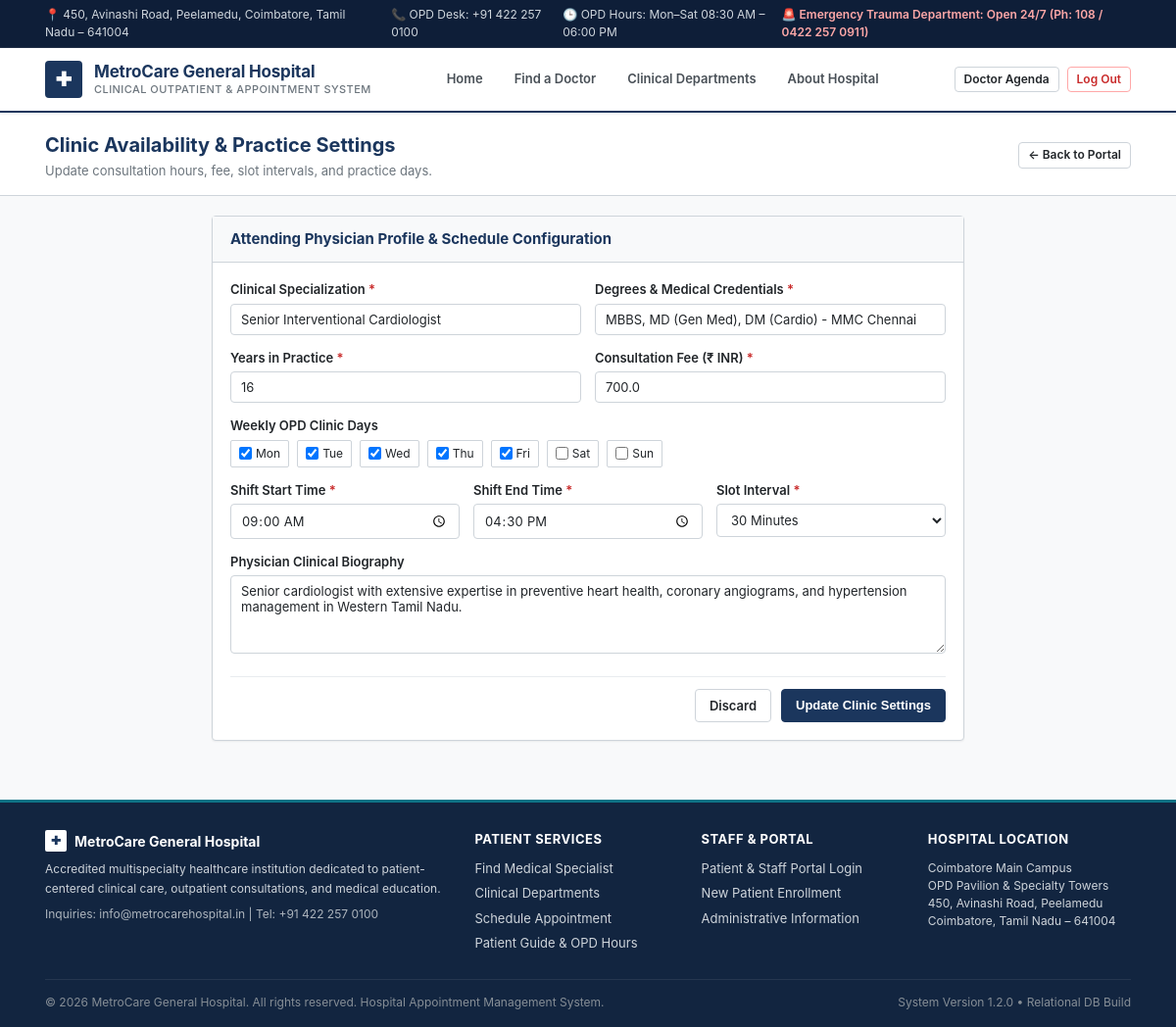
/doctor/schedule (signed in), run on the app's committed database.
### tables this page shows
CREATE TABLE doctors (
        id INTEGER PRIMARY KEY AUTOINCREMENT,
        user_id INTEGER UNIQUE NOT NULL,
        department_id INTEGER NOT NULL,
        specialization TEXT NOT NULL,
        qualification TEXT NOT NULL,
        experience_years INTEGER NOT NULL DEFAULT 1,
        consultation_fee REAL NOT NULL DEFAULT 500.0,
        available_days TEXT NOT NULL, -- e.g. "Monday, Tuesday, Wednesday, Thursday, Friday"
        slot_start_time TEXT NOT NULL DEFAULT '09:00',
        slot_end_time TEXT NOT NULL DEFAULT '17:00',
        slot_duration_mins INTEGER NOT NULL DEFAULT 30,
        bio TEXT,
        FOREIGN KEY (user_id) REFERENCES users(id) ON DELETE CASCADE,
        FOREIGN KEY (department_id) REFERENCES departments(id) ON DELETE RESTRICT
    );

### app/doctor.py (the view, shortened to what this page needs)
@doctor_bp.route('/schedule', methods=['GET', 'POST'])
@login_required(role='doctor')
def schedule():
    conn = get_db_connection()
    user_id = session['user_id']
    doctor = conn.execute("""
        SELECT d.*, dept.name as department_name, u.full_name, u.email, u.phone
        FROM doctors d
        JOIN users u ON d.user_id = u.id
        JOIN departments dept ON d.department_id = dept.id
        WHERE d.user_id = ?
    """, (user_id,)).fetchone()
    conn.close()
    doctor_days = [d.strip() for d in doctor['available_days'].split(',')] if doctor['available_days'] else []
    all_weekdays = ['Monday', 'Tuesday', 'Wednesday', 'Thursday', 'Friday', 'Saturday', 'Sunday']
    return render_template('doctor/schedule.html', doctor=doctor, doctor_days=doctor_days, all_weekdays=all_weekdays)

### app/auth.py (called while the page is built, shortened)
def login_required(role=None):
    def decorator(f):
        @wraps(f)
        def decorated_function(*args, **kwargs):
            if 'user_id' not in session:
                flash('Please log in to access this page.', 'warning')
                return redirect(url_for('auth.login', next=request.path))
            return f(*args, **kwargs)
        return decorated_function
    return decorator

### app/database.py (called while the page is built)
def get_db_connection():
    from flask import current_app
    db_file = DB_PATH
    try:
        if current_app and 'DATABASE' in current_app.config:
            db_file = current_app.config['DATABASE']
    except RuntimeError:
        pass
    conn = sqlite3.connect(db_file)
    conn.row_factory = sqlite3.Row
    conn.execute("PRAGMA foreign_keys = ON")
    return conn

### app/templates/doctor/schedule.html (shortened to what this page needs)
{% extends 'base.html' %}
{% block content %}
<div class="page-title-bar">
  <div class="container">
    <div>
      <h1 class="page-heading">Clinic Availability & Practice Settings</h1>
      <div class="page-subheading">Update consultation hours, fee, slot intervals, and practice days.</div>
    </div>
    <a href="{{ url_for('doctor.dashboard') }}" class="btn btn-secondary btn-sm">&larr; Back to Portal</a>
  </div>
</div>
<div class="container" style="max-width: 800px; padding-bottom: 40px;">
  <div class="hospital-panel">
    <div class="panel-header">
      <h2 class="panel-title">Attending Physician Profile & Schedule Configuration</h2>
    </div>
    <div class="panel-body">
      <form method="POST" action="{{ url_for('doctor.schedule') }}">
        <div class="form-row">
          <div class="form-group">
            <label class="form-label" for="specialization">Clinical Specialization <span class="req">*</span></label>
            <input type="text" id="specialization" name="specialization" class="form-control" value="{{ doctor.specialization }}" required>
          </div>
          <div class="form-group">
            <label class="form-label" for="qualification">Degrees & Medical Credentials <span class="req">*</span></label>
            <input type="text" id="qualification" name="qualification" class="form-control" value="{{ doctor.qualification }}" required>
          </div>
        </div>
        <div class="form-row">
          <div class="form-group">
            <label class="form-label" for="experience_years">Years in Practice <span class="req">*</span></label>
            <input type="number" id="experience_years" name="experience_years" class="form-control" min="0" value="{{ doctor.experience_years }}" required>
          </div>
          <div class="form-group">
            <label class="form-label" for="consultation_fee">Consultation Fee (₹ INR) <span class="req">*</span></label>
            <input type="number" id="consultation_fee" name="consultation_fee" step="1" class="form-control" value="{{ doctor.consultation_fee }}" required>
          </div>
        </div>
        <div class="form-group">
          <label class="form-label">Weekly OPD Clinic Days</label>
          <div style="display: flex; gap: 8px; flex-wrap: wrap; margin-top: 4px;">
            {% for day in all_weekdays %}
              <label style="display: flex; align-items: center; gap: 4px; background: #FFFFFF; padding: 4px 8px; border: 1px solid var(--border-color); border-radius: var(--radius-xs); cursor: pointer; font-size: 12px;">
                <input type="checkbox" name="days" value="{{ day }}" {% if day in doctor_days %}checked{% endif %}>
                <span>{{ day[:3] }}</span>
              </label>
            {% endfor %}
          </div>
        </div>
        <div class="form-row">
          <div class="form-group">
            <label class="form-label" for="slot_start_time">Shift Start Time <span class="req">*</span></label>
            <input type="time" id="slot_start_time" name="slot_start_time" class="form-control" value="{{ doctor.slot_start_time }}" required>
          </div>
          <div class="form-group">
            <label class="form-label" for="slot_end_time">Shift End Time <span class="req">*</span></label>
            <input type="time" id="slot_end_time" name="slot_end_time" class="form-control" value="{{ doctor.slot_end_time }}" required>
          </div>
          <div class="form-group">
            <label class="form-label" for="slot_duration_mins">Slot Interval <span class="req">*</span></label>
            <select id="slot_duration_mins" name="slot_duration_mins" class="form-select">
              <option value="30" {% if doctor.slot_duration_mins == 30 %}selected{% endif %}>30 Minutes</option>
            </select>
          </div>
        </div>
        <div class="form-group">
          <label class="form-label" for="bio">Physician Clinical Biography</label>
          <textarea id="bio" name="bio" class="form-control" style="min-height: 80px;">{{ doctor.bio or '' }}</textarea>
        </div>
        <div style="display: flex; justify-content: flex-end; gap: 10px; margin-top: 18px; padding-top: 12px; border-top: 1px solid var(--border-light);">
          <a href="{{ url_for('doctor.dashboard') }}" class="btn btn-secondary">Discard</a>
          <button type="submit" class="btn btn-primary">Update Clinic Settings</button>
        </div>
      </form>
    </div>
  </div>
</div>
{% endblock %}

### app/static/css/styles.css (style rules this page uses)
:root { --hospital-navy: #1B365D; --hospital-navy-dark: #122540; --hospital-navy-light: #2A4B7C; --hospital-teal: #0B7285; --hospital-teal-light: #E3FAFC; --hospital-accent: #008080; --status-scheduled: #1971C2; --status-scheduled-bg: #E7F5FF; --status-completed: #2B8A3E; --status-completed-bg: #EBFBEE; --status-cancelled: #C92A2A; --status-cancelled-bg: #FFF5F5; --status-rescheduled: #D9480F; --status-rescheduled-bg: #FFF4E6; --bg-page: #F8F9FA; --bg-white: #FFFFFF; --bg-subtle: #F1F3F5; --bg-header-top: #0E1E38; --border-color: #CED4DA; --border-light: #E9ECEF; --border-dark: #ADB5BD; --text-dark: #212529; --text-secondary: #495057; --text-muted: #6C757D; --radius-xs: 2px; --radius-sm: 4px; --radius-md: 6px; --shadow-subtle: 0 1px 3px rgba(0, 0, 0, 0.08); --shadow-card: 0 1px 2px rgba(0, 0, 0, 0.06); }
*, *::before, *::after { box-sizing: border-box; margin: 0; padding: 0; }
body { font-family: -apple-system, BlinkMacSystemFont, "Segoe UI", Roboto, "Helvetica Neue", Arial, sans-serif; font-size: 14px; line-height: 1.5; color: var(--text-dark); background-color: var(--bg-page); min-height: 100vh; display: flex; flex-direction: column; }
a { color: var(--hospital-navy); text-decoration: none; }
.container { width: 100%; max-width: 1140px; margin: 0 auto; padding: 0 16px; }
.btn { display: inline-flex; align-items: center; justify-content: center; gap: 6px; font-size: 13px; font-weight: 600; padding: 7px 14px; border-radius: var(--radius-sm); border: 1px solid transparent; cursor: pointer; text-decoration: none !important; line-height: 1.4; white-space: nowrap; transition: background-color 0.15s ease, border-color 0.15s ease; }
.btn-primary { background-color: var(--hospital-navy); border-color: var(--hospital-navy); color: #FFFFFF !important; }
.btn-secondary { background-color: #FFFFFF; border-color: var(--border-color); color: var(--text-dark) !important; }
.btn-sm { padding: 4px 9px; font-size: 12px; }
.hospital-panel { background: var(--bg-white); border: 1px solid var(--border-color); border-radius: var(--radius-sm); box-shadow: var(--shadow-card); margin-bottom: 20px; }
.panel-header { padding: 12px 18px; background-color: #F8F9FA; border-bottom: 1px solid var(--border-color); display: flex; align-items: center; justify-content: space-between; }
.panel-title { font-size: 15px; font-weight: 700; color: var(--hospital-navy); margin: 0; }
.panel-body { padding: 18px; }
.form-group { margin-bottom: 14px; }
.form-label { display: block; font-size: 13px; font-weight: 600; color: var(--text-dark); margin-bottom: 4px; }
.form-label .req { color: var(--status-cancelled); }
.form-control, .form-select { width: 100%; padding: 7px 10px; font-size: 13px; color: var(--text-dark); background-color: #FFFFFF; border: 1px solid var(--border-color); border-radius: var(--radius-sm); font-family: inherit; transition: border-color 0.15s ease, box-shadow 0.15s ease; }
textarea.form-control { min-height: 80px; resize: vertical; }
.form-row { display: flex; gap: 14px; }
.form-row > * { flex: 1; }
.page-title-bar { padding: 18px 0 14px; border-bottom: 1px solid var(--border-color); margin-bottom: 20px; background-color: #FFFFFF; }
.page-title-bar .container { display: flex; justify-content: space-between; align-items: center; }
.page-heading { font-size: 20px; font-weight: 700; color: var(--hospital-navy); margin: 0; }
.page-subheading { font-size: 13px; color: var(--text-muted); margin-top: 2px; }

### data on the page
doctors: specialization "Senior Interventional Cardiologist", qualification "MBBS, MD (Gen Med), DM (Cardio) - MMC Chennai", experience_years "16", consultation_fee "700.0", slot_start_time "09:00", slot_end_time "16:30", slot_duration_mins "30 Minutes", bio "Senior cardiologist with extensive expertise in preventive heart health, coronary angiograms, and hypertension management in Western Tamil Nadu."

### other printed values
{{ day[:3] }} "Mon" "Tue" "Wed" "Thu" "Fri" "Sat" "Sun"
